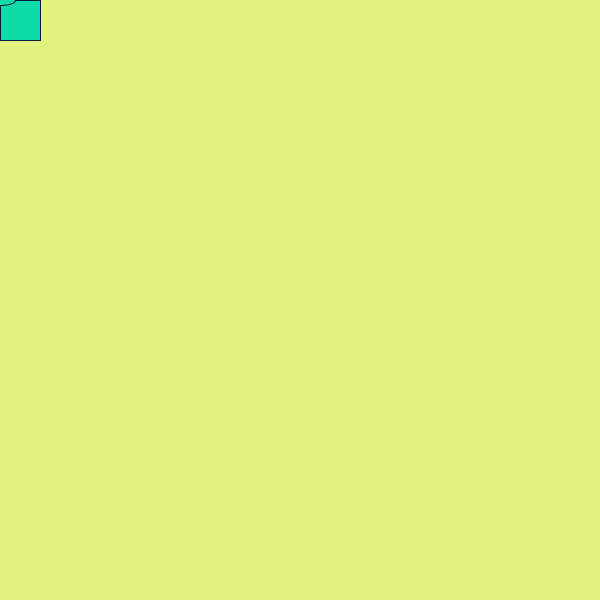
Frame 1 (no input)
Frame 60 (the mouse pressed at the canvas centre just before this capture): identical to frame 1, image omitted
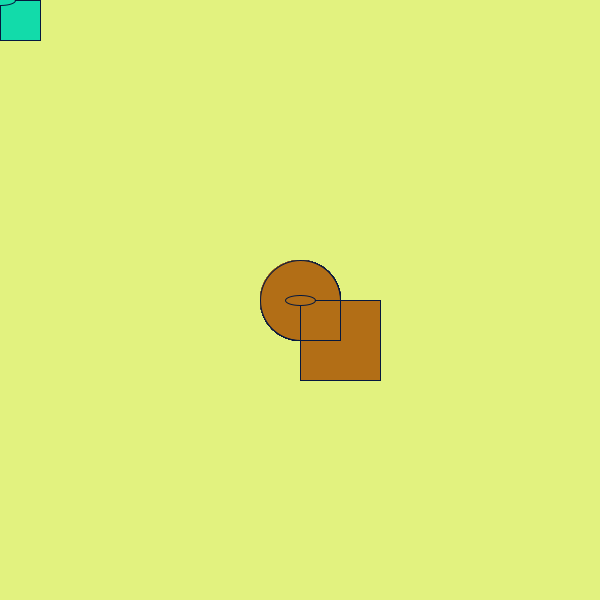
Frame 120 (the mouse held since frame 60 and released just before this capture)

The Processing sketch that drew these frames (run headless with seeded random() and noise(); from frame 60 on, the mouse is pressed at the canvas centre):

// Processing sketch: processing_34065
// ── processing_34065.pde


void setup() {
size(600, 600);
background (226, 242, 127);
smooth();
}
void draw() {
if (mousePressed) {
  rect (mouseX, mouseY, 80, 80);
fill(178, 110, 22);
} else {
fill(18, 219, 170);
}
stroke (5, 24, 62);
ellipse(mouseX, mouseY, 80, 80);
rect (mouseX, mouseY, 40, 40);
ellipse(mouseX, mouseY, 30, 10);


}
